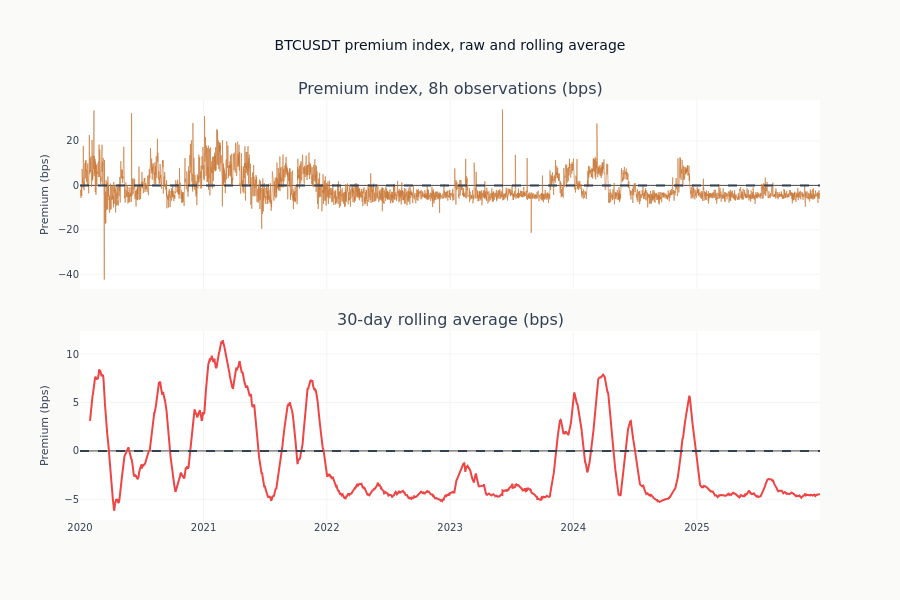

Notebook code cell kept with this figure:
### Code cell
# Plot raw 8h premium and 30-day rolling mean
fig = make_subplots(
    rows=2,
    cols=1,
    shared_xaxes=True,
    vertical_spacing=0.1,
    subplot_titles=[
        "Premium index, 8h observations (bps)",
        f"{ROLLING_WINDOW_DAYS}-day rolling average (bps)",
    ],
)

fig.add_trace(
    go.Scatter(
        x=btc_bps["timestamp"].to_list(),
        y=btc_bps["premium_bps"].to_list(),
        mode="lines",
        name="8h Premium",
        line=dict(color=COLORS["copper"], width=1),
        opacity=0.6,
    ),
    row=1,
    col=1,
)
fig.add_trace(
    go.Scatter(
        x=btc_bps["timestamp"].to_list(),
        y=(btc_bps["rolling_premium"] * 10000).to_list(),
        mode="lines",
        name="30-Day Rolling Avg",
        line=dict(color=COLORS["negative"], width=2),
    ),
    row=2,
    col=1,
)
fig.add_hline(y=0, line_dash="dash", line_color=COLORS["neutral"], row=1, col=1)
fig.add_hline(y=0, line_dash="dash", line_color=COLORS["neutral"], row=2, col=1)
fig.update_layout(
    height=600,
    showlegend=False,
    title=f"{DEMO_SYMBOL} premium index, raw and rolling average",
)
fig.update_yaxes(title_text="Premium (bps)", row=1, col=1)
fig.update_yaxes(title_text="Premium (bps)", row=2, col=1)
show_plotly_with_alt(
    fig,
    "Two stacked panels sharing a date axis across six years, each with a dashed line at zero. "
    "The upper panel plots the raw eight-hourly premium in basis points, a dense band around "
    "zero with occasional large excursions. The lower panel plots its rolling average, a much "
    "smoother line that sits above zero for a long stretch early in the sample and below it "
    "for a long stretch afterwards.",
)

### Figure 1 — Plotly figure (JSON) as saved in the notebook; plotly's stock layout.template omitted (floating-point values rounded to 4 significant figures; data arrays with more than 128 entries replaced by an {"elided": "..."} marker saying what was removed)
{"data": [{"line": {"color": "#C87533", "width": 1}, "mode": "lines", "name": "8h Premium", "opacity": 0.6, "type": "scatter", "x": {"elided": "6555 str values"}, "xaxis": "x", "y": {"elided": "6555 float values"}, "yaxis": "y"}, {"line": {"color": "#ef4444", "width": 2}, "mode": "lines", "name": "30-Day Rolling Avg", "type": "scatter", "x": {"elided": "6555 str values"}, "xaxis": "x2", "y": {"elided": "6555 float values"}, "yaxis": "y2"}], "layout": {"annotations": [{"font": {"size": 16}, "showarrow": false, "text": "Premium index, 8h observations (bps)", "x": 0.5, "xanchor": "center", "xref": "paper", "y": 1.0, "yanchor": "bottom", "yref": "paper"}, {"font": {"size": 16}, "showarrow": false, "text": "30-day rolling average (bps)", "x": 0.5, "xanchor": "center", "xref": "paper", "y": 0.45, "yanchor": "bottom", "yref": "paper"}], "height": 600, "shapes": [{"line": {"color": "#334155", "dash": "dash"}, "type": "line", "x0": 0, "x1": 1, "xref": "x domain", "y0": 0, "y1": 0, "yref": "y"}, {"line": {"color": "#334155", "dash": "dash"}, "type": "line", "x0": 0, "x1": 1, "xref": "x2 domain", "y0": 0, "y1": 0, "yref": "y2"}], "showlegend": false, "title": {"text": "BTCUSDT premium index, raw and rolling average"}, "xaxis": {"anchor": "y", "domain": [0.0, 1.0], "matches": "x2", "showticklabels": false}, "xaxis2": {"anchor": "y2", "domain": [0.0, 1.0]}, "yaxis": {"anchor": "x", "domain": [0.55, 1.0], "title": {"text": "Premium (bps)"}}, "yaxis2": {"anchor": "x2", "domain": [0.0, 0.45], "title": {"text": "Premium (bps)"}}}}
